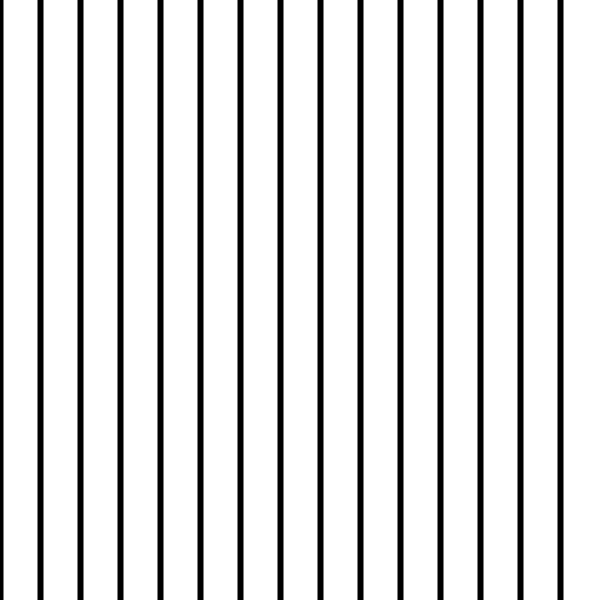
Frame 1 (no input)
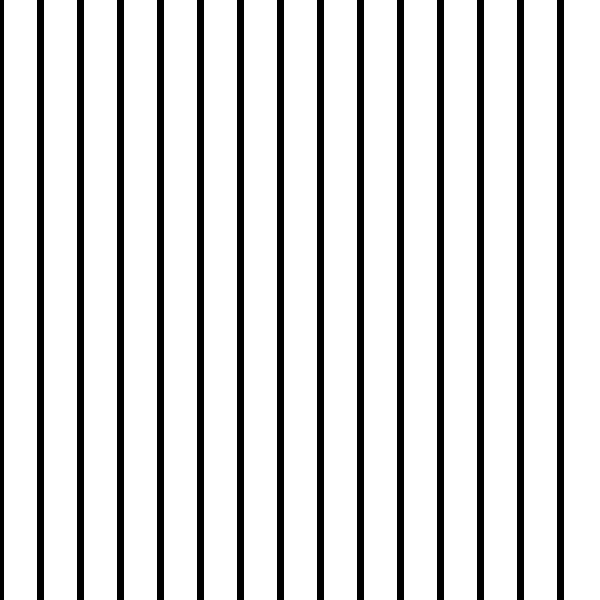
Frame 60 (no input)
Frame 120 (the mouse pressed at the canvas centre since frame 60): identical to frame 60, image omitted

The p5.js sketch that drew these frames (run headless with seeded random() and noise() and a simulated clock; from frame 60 on, the mouse is pressed at the canvas centre):

// p5.js sketch
// ── sketch.js
var canvasHeight = 600;
var canvasWidth = 600;
var boxHeight = canvasHeight;
var boxes = [];
var fillColors = [];

function setup() {
    createCanvas(canvasWidth,canvasHeight);
for(let i = 0; i < 15; i++) {
    boxes.push((canvasWidth/15)*i);
    fillColors.push("blue");
    }  
}
function draw() {
    for(let i = 0; i < boxes.length; i++) {//to loop through array do it like that
        strokeWeight(5)
        fill(fillColors[i]);
        rect(boxes[i], 0, canvasWidth/boxHeight, boxHeight);
    }
}


function mouseClicked() {
    for(let i = 0; i < boxes.length; i++) {
        if (mouseX > boxes[i] && mouseX <= boxes[i] + canvasWidth/
        boxes.length && fillColors[i] == "blue") 
            fillColors[i] = "red";
        else if(mouseX >= boxes[i] && mouseX <= boxes[i] + canvasWidth/
        boxes.length && fillColors[i] == "red")
            fillColors[i] = "blue";
    }
}
